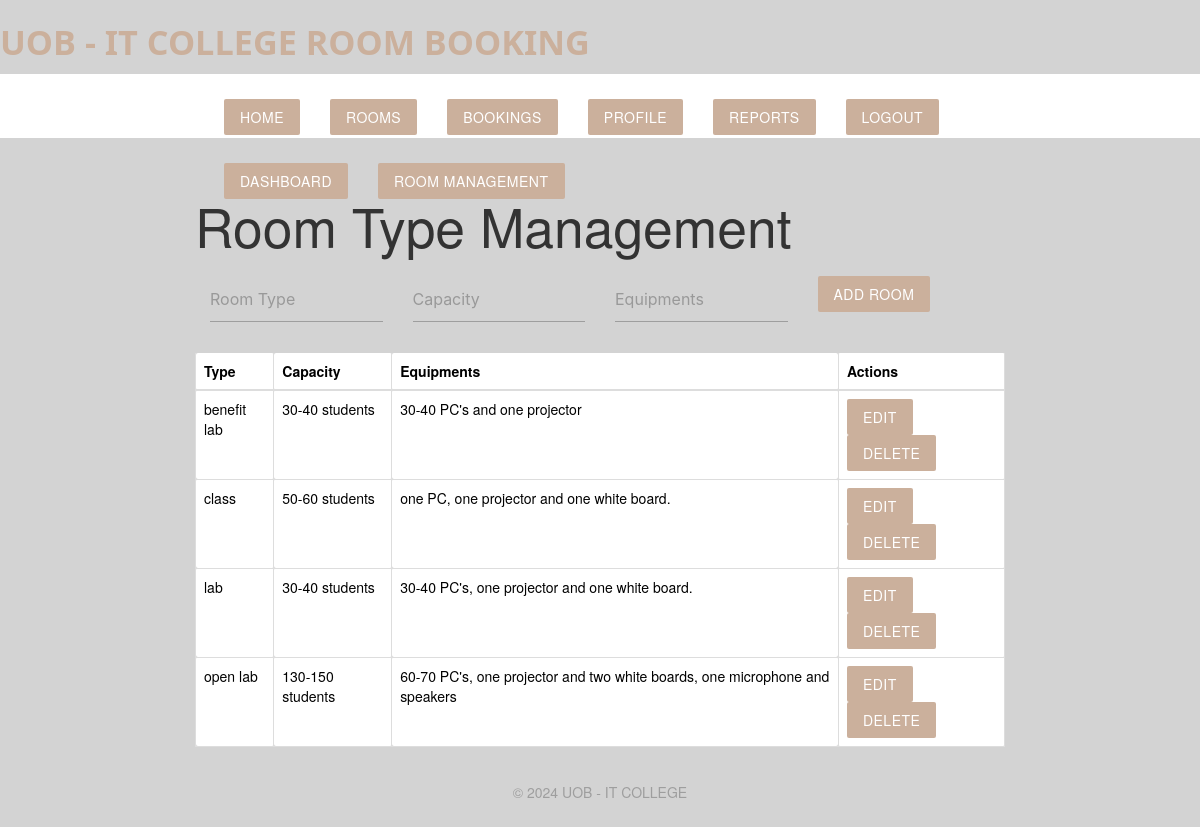
Page /room_management.php (signed in) on the earlier database version.
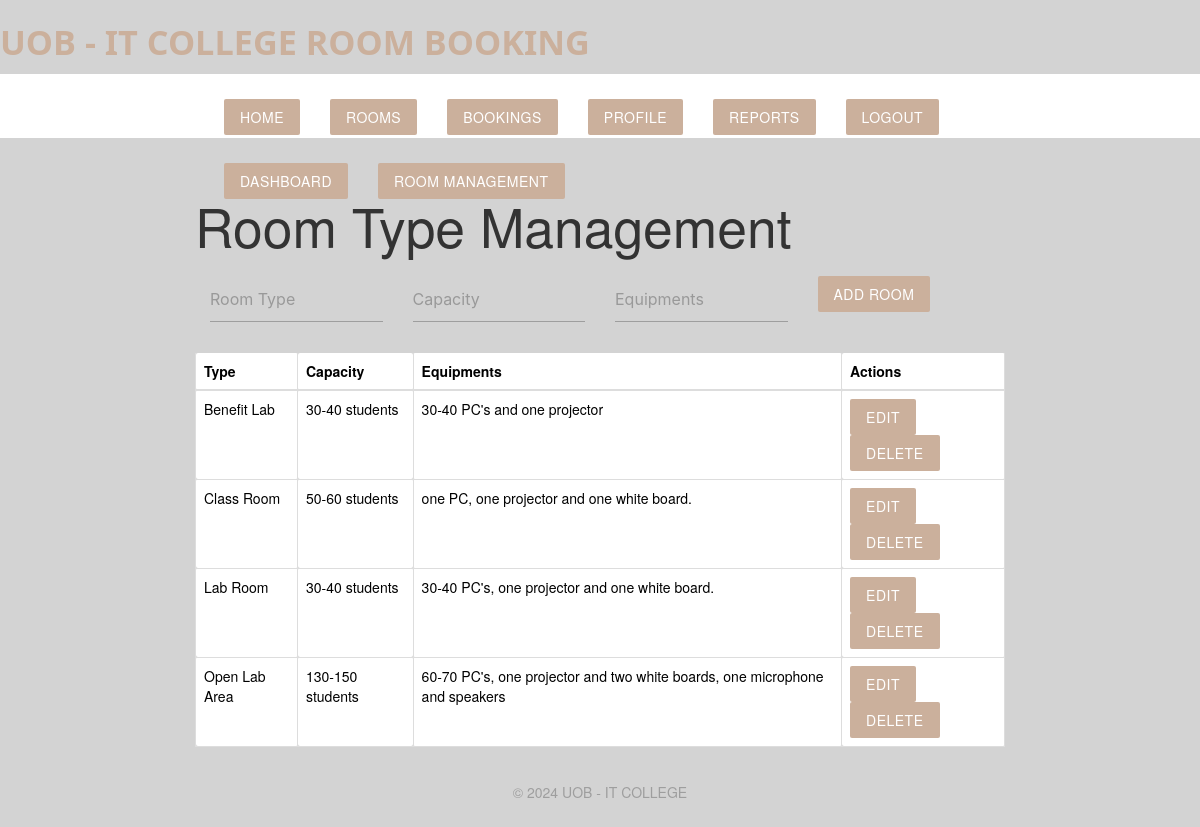
Same page on the later database version.
### tables this page shows
CREATE TABLE `class_type` (
  `class_type_id` int(11) NOT NULL,
  `type_name` varchar(20) NOT NULL,
  `capacity` varchar(255) NOT NULL,
  `equipments` varchar(255) NOT NULL,
  `image` varchar(255) DEFAULT NULL,
  `class_count` int(11) DEFAULT 0
);

### room_management.php (the view, shortened to what this page needs)
<?php
include 'connection.php';
$roomToEdit = null;
?>
<!DOCTYPE html>
<html lang="en">
<head>
    <link rel="stylesheet" href="https://cdn.jsdelivr.net/npm/bootstrap@5.3.3/dist/css/bootstrap.min.css">
    <link rel="stylesheet" href="style.css">
</head>
<body>
    <?php include("header.php"); ?>
    <div class="container mt-4">
        <h2>Room Type Management</h2>
        <form method="POST" class="mb-4">
            <div class="row">
                <div class="col-md-3">
                    <input type="text" name="type_name" class="form-control" placeholder="Room Type"
                        value="<?= $roomToEdit['type_name'] ?? '' ?>" required>
                </div>
                <div class="col-md-3">
                    <input type="number" name="capacity" class="form-control" placeholder="Capacity"
                        value="<?= $roomToEdit['capacity'] ?? '' ?>" required>
                </div>
                <div class="col-md-3">
                    <input type="text" name="equipments" class="form-control" placeholder="Equipments"
                        value="<?= $roomToEdit['equipments'] ?? '' ?>" required>
                </div>
                <div class="col-md-3">
                    <button type="submit"
                        class="btn brand z-depth-0"><?= $roomToEdit ? 'Update Room' : 'Add Room' ?></button>
                </div>
            </div>
        </form>
        <table class="table">
            <thead>
                <tr>
                    <th>Type</th>
                    <th>Capacity</th>
                    <th>Equipments</th>
                    <th>Actions</th>
                </tr>
            </thead>
            <tbody>
                <?php
    $rooms = $pdo->query("SELECT * FROM class_type")->fetchAll(PDO::FETCH_ASSOC);
    foreach ($rooms as $room) {
        $class_type_id = $room['class_type_id'];
        echo "<tr>
                <td>{$room['type_name']}</td>
                <td>{$room['capacity']}</td>
                <td>{$room['equipments']}</td>
                <td>
                    <a href='room_management.php?edit_room_id={$class_type_id}' class='btn brand z-depth-0'>Edit</a>
                    <form method='POST' style='display:inline;'>
                        <input type='hidden' name='action' value='delete'>
                        <input type='hidden' name='room_id' value='{$class_type_id}'>
                        <button type='submit' class='btn brand z-depth-0' onclick='return confirm(\"Are you sure you want to delete this room?\")'>Delete</button>
                    </form>
                </td>
            </tr>";
    }
    ?>
    </table>
    </div>
    <?php include("footer.php"); ?>
</body>
</html>

### header.php (shortened to what this page needs)
<head>
    <link rel="stylesheet" href="https://cdnjs.cloudflare.com/ajax/libs/materialize/1.0.0/css/materialize.min.css">
    <link rel="stylesheet" href="https://maxcdn.bootstrapcdn.com/bootstrap/3.4.1/css/bootstrap.min.css">
</head>
<body>
<h4 class="brand-logo brand-text">UOB - IT COLLEGE ROOM BOOKING</h4>
<nav class="white z-depth-0">
    <div class="container">
        <ul class="nav-buttons">
            <li><a href="index.php" class="btn brand z-depth-0">Home</a></li>
            <li><a href="rooms.php" class="btn brand z-depth-0">Rooms</a></li>
            <li><a href="bookings.php" class="btn brand z-depth-0">Bookings</a></li>
            <li><a href="profile.php" class="btn brand z-depth-0">Profile</a></li>
            <li><a href="reports.php" class="btn brand z-depth-0">Reports</a></li>
            <li><a href="logout.php" class="btn brand z-depth-0">Logout</a></li>
            <?php if ($_SESSION['user_type'] === 'admin'): ?>
                <li><a class="btn brand z-depth-0" href="dashboard.php">Dashboard</a></li>
                <li><a class="btn brand z-depth-0" href="room_management.php">Room Management</a></li>
            <?php endif; ?>
        </ul>
    </div>
</nav>
</body>

### footer.php
<footer class="section">
    <div class="center grey-text">
    <p class="copyr">&copy; 2024 UOB - IT COLLEGE</p></div>
<link rel="stylesheet" href="https://cdnjs.cloudflare.com/ajax/libs/materialize/1.0.0/css/materialize.min.css">
    </footer>

### style.css (style rules this page uses)
nav { background-color: #343a40; color: white; padding: 10px 20px; display: flex; justify-content: center; align-items: center; }
nav a { color: white; text-decoration: none; margin: 0 15px; font-weight: bold; }
footer { color: white; text-align: center; padding: 10px 0; margin-top: auto; }
body { display: flex; flex-direction: column; min-height: 100vh; }
table { width: 100%; background-color: #fff; border-collapse: collapse; }
table th, table td { padding: 8px; text-align: left; border: 1px solid #ddd; }
table th { background-color: #f4f4f4; }

### header.php (style rules this page uses)
.brand { background: #cbb09c !important; }
.brand-text { color: #cbb09c !important; background-color: lightgrey; font-weight: bold; font-family: system-ui, -apple-system, BlinkMacSystemFont, 'Segoe UI', Roboto, Oxygen, Ubuntu, Cantarell, 'Open Sans', 'Helvetica Neue', sans-serif; }
body { background-color: lightgrey; }

Differences in the rows shown:
changed class_type "30-40 PC's and one projector": type_name "benefit lab" → "Benefit Lab"
changed class_type "50-60 students": type_name "class" → "Class Room"
changed class_type "30-40 PC's, one projector and one white board.": type_name "lab" → "Lab Room"
changed class_type "130-150 students": type_name "open lab" → "Open Lab Area"
